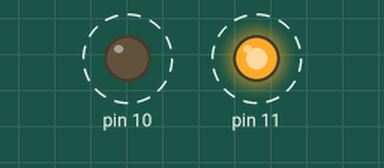
Simulated run of this sketch. Board: Arduino Uno, built with avr-gcc and run on an emulated ATmega328P. Shown: output pins drawn as LEDs (lit = HIGH). Dashed ring = blinking.

Above: at 0.2 s.
Timing chart, 0 to 4.6 s (numbered marks = the images above):
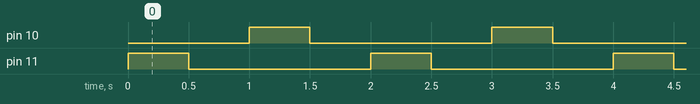

Measured:
- by itself, pin 10, pin 11: alternates HIGH for 0.50 s and LOW for 1.5 s
- by itself, everything shown: repeats every 2.0 s, in 4 steps

The sketch:

pisca-pisca.ino
```cpp
// C++ code
//
void setup()
{
  pinMode(11, OUTPUT);
  //aqui estamos "setando" o pino 11 saída

  pinMode(10, OUTPUT);
  //aqui estamos "setando" o pino 11 saída

}

void loop()
{
  digitalWrite(11, HIGH);
  //aqui estamos dizendo que o pino 11
  //esta ligado;

  delay(500);
  /// tempo  de intervalo entre um comando

  digitalWrite(11, LOW);
  // aqui estamos dizendo que o pino 11
  //esta desligado;

  delay(500);

    digitalWrite(10, HIGH);
  //aqui estamos dizendo que o pino 11
  //esta ligado;

  delay(500);
  /// tempo  de intervalo entre um comando

  digitalWrite(10, LOW);
  // aqui estamos dizendo que o pino 11
  //esta desligado;

  delay(500);


}
```
